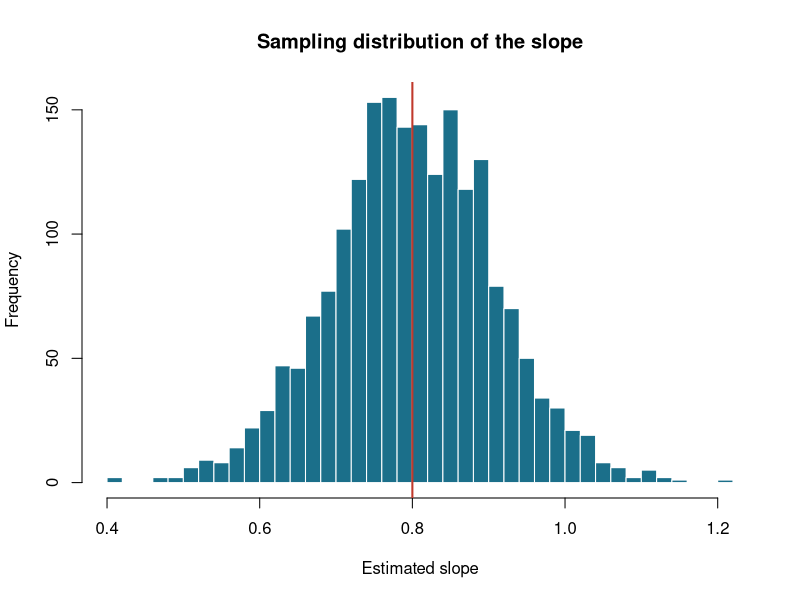

Write R code to recreate this figure.
## ---- chunk 1
#| fig-height: 3.2
set.seed(2)
true_b1 <- 0.8
slopes <- replicate(2000, {
  age  <- runif(30, 1, 10)
  mass <- 3 + true_b1 * age + rnorm(30, 0, 1.5)
  coef(lm(mass ~ age))[2]
})

hist(slopes, breaks = 40, col = "#1b6f8a", border = "white",
     main = "Sampling distribution of the slope", xlab = "Estimated slope")
abline(v = true_b1, col = "#c0392b", lwd = 2)
sd(slopes)   # compare with the SE that summary(lm(...)) reports for one sample
